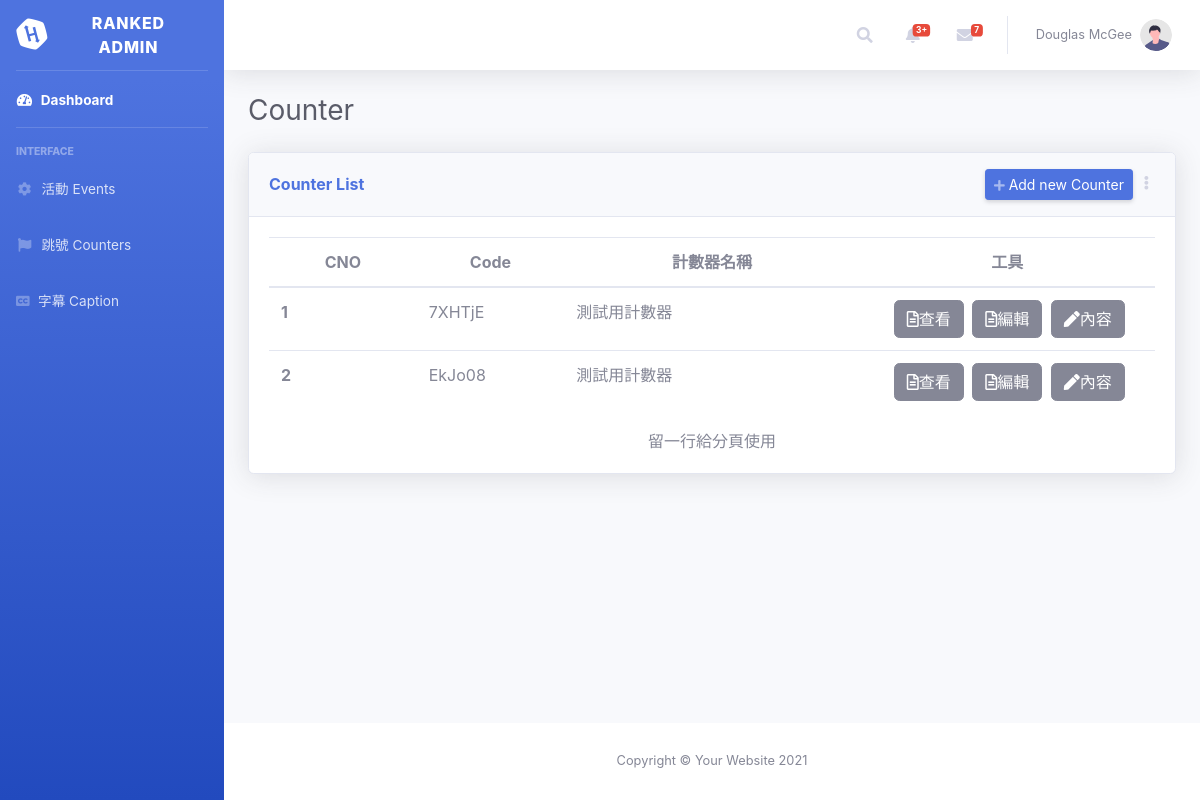
The app's page /viaPHP/ranked/index.php?loc=listCount with its own data.
### tables this page shows
CREATE TABLE `tb_counter` (
  `Counter_ID` int(11) NOT NULL AUTO_INCREMENT,
  `Counter_No` text NOT NULL,
  `Counter_Code` text NOT NULL,
  `Counter_Title` text DEFAULT NULL,
  `Target_API` text DEFAULT NULL,
  `Grab_Frequency` int(11) DEFAULT NULL,
  `Setting` text DEFAULT NULL COMMENT 'tb_counter.Setting => {\r\n		"background_color" 	: "black",\r\n		"font_color" 				: "white",\r\n		"font_size" 				: "xxx-large",\r\n		"padding" 					: array(5, 5, 5, 5),\r\n		"set_padding" 			: "5px 5px 5px 5px",\r\n		"margin" 						: array(0, 5, 0, 5),\r\n		"set_margin" 				: "0px 5px 0px 5px",\r\n		"set_intervalTime" 	: 3,\r\n		"set_minLength" 		: 15,\r\n		"set_startDuration" : 0.2,\r\n		"set_perDuration" 	: 0.1,\r\n		"set_maxDuration" 	: 1,\r\n	}',
  `Status` int(11) NOT NULL,
  `Create_Date` datetime NOT NULL,
  `Modify_Date` datetime NOT NULL,
  PRIMARY KEY (`Counter_ID`)
);

### viaPHP/ranked/tools/php/tools_dbconnect.php (called while the page is built, shortened)
<?php
	function fun_dbconnection() {
		$host 	= "localhost";
		$dbuser = "root";
		$dbpassword = "";
		$dbname = "db_ranking";
		$link = mysqli_connect($host,$dbuser,$dbpassword,$dbname);
		if($link){
			mysqli_query($link, "SET NAMES uff8");
			return $link;
		}
		else {
			echo "不正確連接資料庫</br>" . mysqli_connect_error();
		}
	}
	function fun_getDBData($sql = "") {
		$link = fun_dbconnection();
		$datas = array();
		$result = mysqli_query($link,$sql);
		if ($result) {
				if (mysqli_num_rows($result)>0) {
						while ($row = mysqli_fetch_assoc($result)) {
								$datas[] = $row;
						}
				}
		}
		else {
				echo "{$sql} 語法執行失敗，錯誤訊息: " . mysqli_error($link);
		}
		if(!empty($result)){
				return $datas;
		}
		else {
				echo "查無資料";
		}
	}
?>

### viaPHP/ranked/tools/php/tools_dbtools.php (called while the page is built, shortened)
<?php
	function fun_getCountersData($arySch = array()) {
		$sql = "SELECT Counter_ID 		AS Counter_ID,
									 Counter_No 		AS Counter_No,
									 Counter_Code 	AS Counter_Code,
									 Counter_Title 	AS Counter_Title,
									 Target_API 		AS Target_API,
									 Grab_Frequency AS Grab_Frequency,
									 Setting 				AS Setting,
									 Status 				AS Status,
									 Create_Date 		AS Create_Date,
									 Modify_Date 		AS Modify_Date
							FROM tb_counter ";
		$result = fun_getDBData($sql);
		return $result;
	}
?>

### viaPHP/ranked/pages/count/counter_list.php (the view, shortened to what this page needs)
<div class="d-sm-flex align-items-center justify-content-between mb-4">
	<h1 class="h3 mb-0 text-gray-800">Counter</h1>
</div>
<div class="row">
	<div class="col-xl-12 col-lg-12">
		<div class="card shadow mb-4">
			<div class="card-header py-3 d-flex flex-row align-items-center justify-content-between">
				<h6 class="m-0 font-weight-bold text-primary">Counter List</h6>
				<div class="dropdown no-arrow">
					<a href="./index.php?loc=newCount" class="d-none d-sm-inline-block btn btn-sm btn-primary shadow-sm">
						<i class="fas fa-plus fa-sm text-white-50"></i> Add new Counter
					</a>
					<a class="dropdown-toggle" href="#" role="button" id="dropdownMenuLink"
						 data-toggle="dropdown" aria-haspopup="true" aria-expanded="false">
						<i class="fas fa-ellipsis-v fa-sm fa-fw text-gray-400"></i>
					</a>
				</div>
			</div>
			<?php
				$ary_countList = fun_getCountersData();
			?>
			<div class="card-body">
				<div class="table-area">
					<table class="table">
						<thead>
							<tr class="text-center">
								<th scope="col-2">CNO</th>
								<th scope="col-2">Code</th>
								<th scope="col-4">計數器名稱</th>
								<th scope="col-4">工具</th>
							</tr>
						</thead>
						<tbody>
						<?php
							foreach($ary_countList AS $Key => $Values) :
						?>
							<tr>
								<th class="col-2"><?=$Values["Counter_ID"]; ?></th>
								<td class="col-2"><?=$Values["Counter_Code"]; ?></td>
								<td class="col-4"><?=$Values["Counter_Title"]; ?></td>
								<td class="col-4 text-center">
									<button type = "button" class = "btn btn-secondary ml-1" class = "col" onclick = "javaScript: window.open('./index.php?loc=jumpCount&code=<?=$Values["Counter_Code"]; ?>')" data-toggle = "tooltip" data-placement = "top" title = "查看記分板(無編輯功能)">
										<i class = "far fa-file-alt"></i>查看
									</button>
									<button type = "button" class = "btn btn-secondary ml-1" class = "col" onclick = "javaScript: location.href='./index.php?loc=scoreCount&code=<?=$Values["Counter_Code"]; ?>'" data-toggle = "tooltip" data-placement = "top" title = "編輯記分板，用以修改即時分數">
										<i class = "far fa-file-alt"></i>編輯
									</button>
									<button type = "button" class = "btn btn-secondary ml-1" class = "col" onclick = "javaScript: location.href='./index.php?loc=editCount&code=<?=$Values["Counter_Code"]; ?>'" data-toggle = "tooltip" data-placement = "top" title = "修改、編輯活動內容、設定">
										<i class = "fas fa-pen"></i>內容
									</button>
								</td>
							</tr>
						<?php
							endforeach;
						?>
						</tbody>
					</table>
				</div>
				<div class="paging-area text-center">
					留一行給分頁使用
				</div>
			</div>
		</div>
	</div>
</div>

### records on screen
tb_counter: Counter_ID "1", Counter_Code "7XHTjE", Counter_Title "測試用計數器"
tb_counter: Counter_ID "2", Counter_Code "EkJo08", Counter_Title "測試用計數器"
